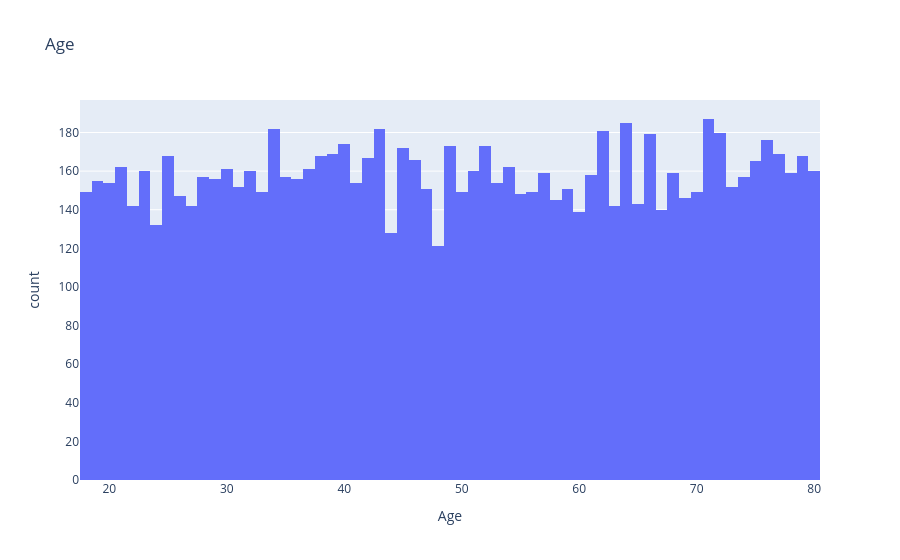
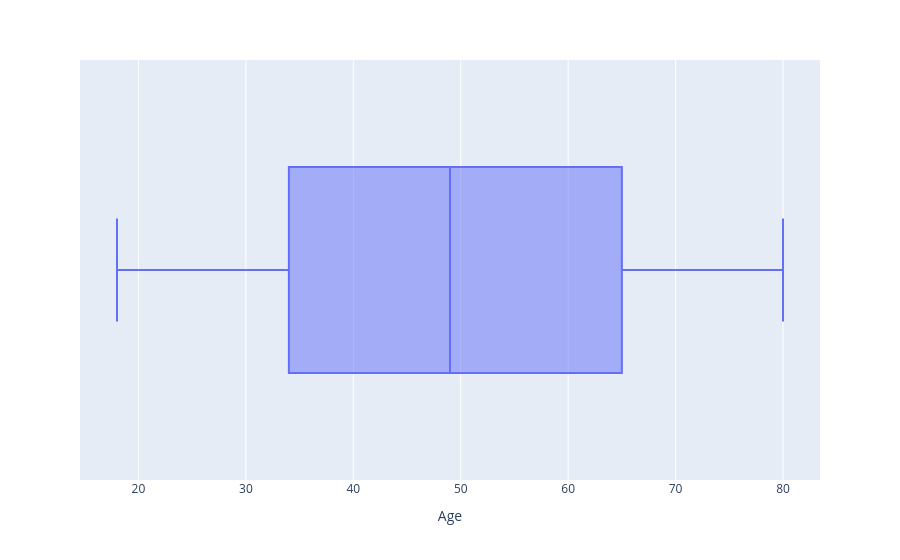
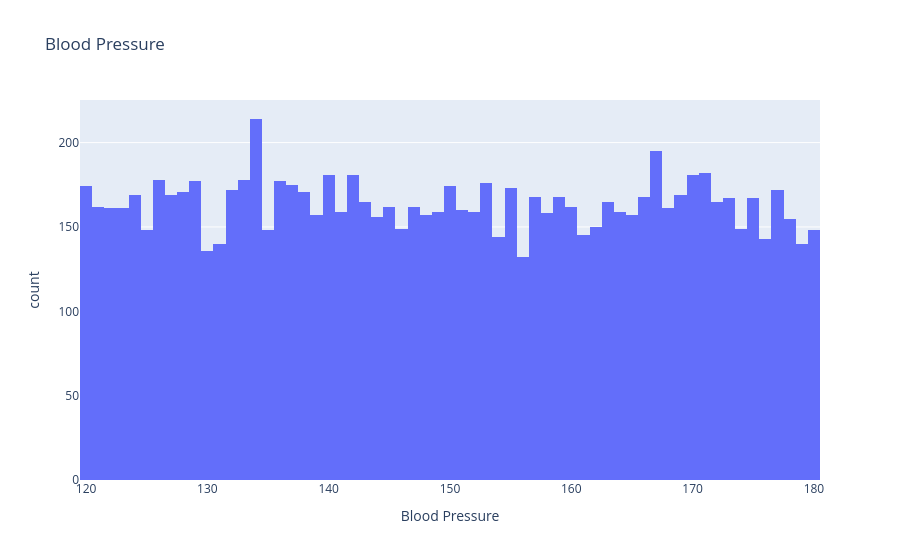
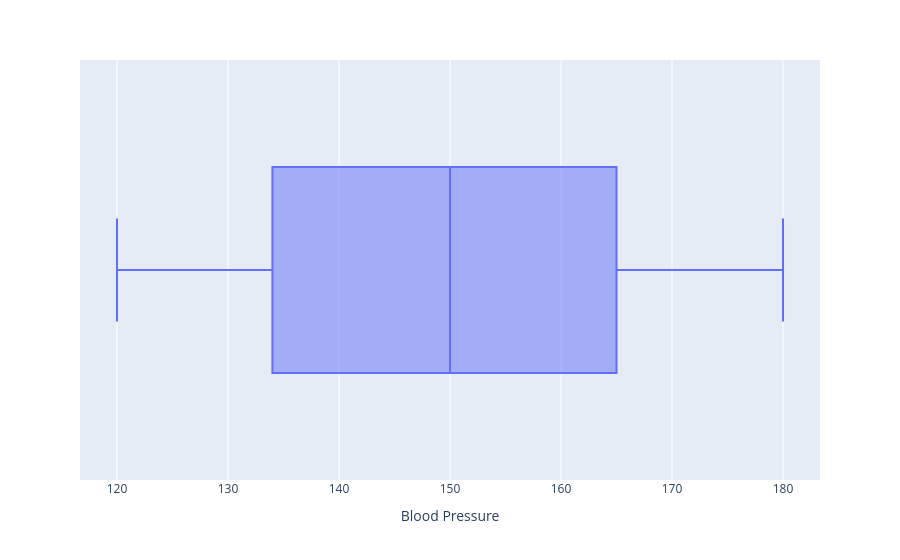

Notebook code for these charts, in order:
### Code cell
#In depth Checking form numirical Columns
num_cols=df.select_dtypes(include='number').columns
num_cols
for col in num_cols:
    px.histogram(data_frame=df,x=col,title=col).show()
    px.box(data_frame=df,x=col).show()

### Figure 1 — Plotly figure (JSON) as saved in the notebook; plotly's stock layout.template omitted (floating-point values rounded to 4 significant figures; data arrays with more than 128 entries replaced by an {"elided": "..."} marker saying what was removed)
{"data": [{"bingroup": "x", "hovertemplate": "Age=%{x}<br>count=%{y}<extra></extra>", "legendgroup": "", "marker": {"color": "#636efa", "pattern": {"shape": ""}}, "name": "", "orientation": "v", "showlegend": false, "type": "histogram", "x": {"elided": "10000 float values"}, "xaxis": "x", "yaxis": "y"}], "layout": {"barmode": "relative", "legend": {"tracegroupgap": 0}, "title": {"text": "Age"}, "xaxis": {"anchor": "y", "domain": [0, 1], "title": {"text": "Age"}}, "yaxis": {"anchor": "x", "domain": [0, 1], "title": {"text": "count"}}}}

### Figure 2 — Plotly figure (JSON) as saved in the notebook; plotly's stock layout.template omitted (floating-point values rounded to 4 significant figures; data arrays with more than 128 entries replaced by an {"elided": "..."} marker saying what was removed)
{"data": [{"alignmentgroup": "True", "hovertemplate": "Age=%{x}<extra></extra>", "legendgroup": "", "marker": {"color": "#636efa"}, "name": "", "notched": false, "offsetgroup": "", "orientation": "h", "showlegend": false, "type": "box", "x": {"elided": "10000 float values"}, "x0": " ", "xaxis": "x", "y0": " ", "yaxis": "y"}], "layout": {"boxmode": "group", "legend": {"tracegroupgap": 0}, "margin": {"t": 60}, "xaxis": {"anchor": "y", "domain": [0, 1], "title": {"text": "Age"}}, "yaxis": {"anchor": "x", "domain": [0, 1]}}}

### Figure 3 — Plotly figure (JSON) as saved in the notebook; plotly's stock layout.template omitted (floating-point values rounded to 4 significant figures; data arrays with more than 128 entries replaced by an {"elided": "..."} marker saying what was removed)
{"data": [{"bingroup": "x", "hovertemplate": "Blood Pressure=%{x}<br>count=%{y}<extra></extra>", "legendgroup": "", "marker": {"color": "#636efa", "pattern": {"shape": ""}}, "name": "", "orientation": "v", "showlegend": false, "type": "histogram", "x": {"elided": "10000 float values"}, "xaxis": "x", "yaxis": "y"}], "layout": {"barmode": "relative", "legend": {"tracegroupgap": 0}, "title": {"text": "Blood Pressure"}, "xaxis": {"anchor": "y", "domain": [0, 1], "title": {"text": "Blood Pressure"}}, "yaxis": {"anchor": "x", "domain": [0, 1], "title": {"text": "count"}}}}

### Figure 4 — Plotly figure (JSON) as saved in the notebook; plotly's stock layout.template omitted (floating-point values rounded to 4 significant figures; data arrays with more than 128 entries replaced by an {"elided": "..."} marker saying what was removed)
{"data": [{"alignmentgroup": "True", "hovertemplate": "Blood Pressure=%{x}<extra></extra>", "legendgroup": "", "marker": {"color": "#636efa"}, "name": "", "notched": false, "offsetgroup": "", "orientation": "h", "showlegend": false, "type": "box", "x": {"elided": "10000 float values"}, "x0": " ", "xaxis": "x", "y0": " ", "yaxis": "y"}], "layout": {"boxmode": "group", "legend": {"tracegroupgap": 0}, "margin": {"t": 60}, "xaxis": {"anchor": "y", "domain": [0, 1], "title": {"text": "Blood Pressure"}}, "yaxis": {"anchor": "x", "domain": [0, 1]}}}
